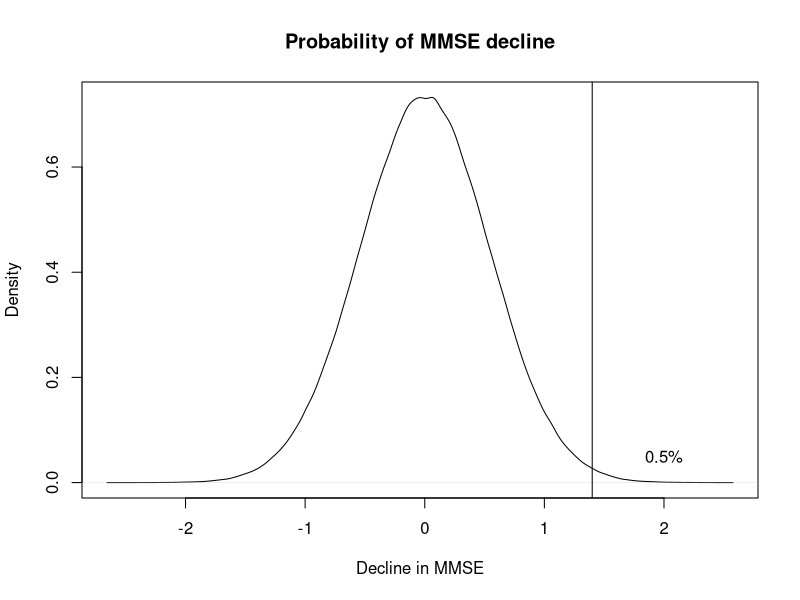

Generate this figure with R:
##############################
# GENERIC continuous outcome model 
###############################

#########################
# *************** results in GenericBinaryResults.R **** NB ****



# takes Delta_t_U (matrix) as an input 
# do NOT allow for pilot study yet
# allow for multiple treatments
# allow MCD
# only EVPI
# does not (and cannot) take account of NHS costs of research - need a different model for this

# PROs and CONs
# PRO: can take the output of evidence synthesis with all correlations etc
# CON: cannot easily extend to EVSI


# OUTPUTS
# NB Implementation value (benefit of early adoption)
# NB Information value (benefit of research)
# ICER total value (NETSCC cost per primary outcome)
# ICER information value (NETSCC cost per primary outcome)
# 

#INPUTS in order and comments on them
#
# Delta_t_U (matrix) - number of rows = number of sims , number of columns = number of treatmetns
# Benefit <- TRUE    #  
#
# MCD_t <- vector of MCDs for each treatment that is not the baseline
# MCD_t <- c(0.07, 0)
# 
# Incidence = 1563 must be greater than zero
# Time_info = 15 must be greater than zero 
# 
# Utilisation_t <- c(1, 0, 0) # utilisation for each treatment must all sum to 1 and none >1 <0
# 
# D_rate =  0.035 
# 
# Time_research # must be greater than zero, if less than zero then information value = zero
# Cost_research_funder =  2500000 # must be greater than zero

# relevant?
# base case inputs in order, for 
# remember do not vary the first two
# baseInputs <- c(20000,TRUE,0.37 ,0,0.5,0,0.5,0.07,0, 1563,15,1 ,0 ,0 ,0.035 ,2, 6, 0.5, 601480 ,150000 , 2500000 ,450000)

# inputs for alzheimers proposal

#########################
# health system model inputs (some may not be needed)
Utilisation_t <- c(1, 0, 0, 0)
Incidence =  100000 # from proposal (not referenced!)
# number diagnosed with AD each year
Time_info =  20 # assuming the area moves "very slowly" 
D_rate =  0.035 
k = 15000 
Time_info = 20
Time_research = 6 
Cost_research_funder =  3310883


# epi inputs
P_t0_U <- 0 # by definition
P_t1_U <- 1 / (200 +2)
P_t2_U <- 1 / (200 +2)
P_t3_U <-  1 / (200 +2)

# change in MMSE decline
# model change in delcine (not absolute level)


# choosing the correct sigma
################################

# distibution of reduction in delcline (benefit)
# mean is zero (no reduction in delcine - same as baseline)
# choose sigma s.t. P_t1_U % of distribution lies above 1.4
# this is equivalent to 
1 - P_t1_U # below 1.4

# find sigma t
findsigma = function(sigma_star){
  #% of dist below 1.4 with sigma_star - the required % of dist below 1.4
  return(abs(pnorm(1.4, 0, sigma_star) - 0.9950495))
}

result = optimize(findsigma, interval = c(0, 5))
print(result$minimum)


# check result
sigma_star <- 0.5427811
pnorm(1.4, 0, sigma_star)

# looks correct
plot(density(rnorm(999999, 0, sigma_star)), main="Probability of MMSE decline", xlab="Decline in MMSE")
abline(v = 1.4)
text(2, 0.05, "0.5%")



#**could generalise to allow for sigma_t0?

MCouter <- 10 # NOTE not bad convergence of EVTPI at MCouter = 40000
sigma_t1 <- sigma_star
sigma_t2 <- sigma_star
sigma_t3 <- sigma_star


Delta_t1 <- rnorm(MCouter, 0, sigma_t1)
Delta_t2 <- rnorm(MCouter, 0, sigma_t2)
Delta_t3 <- rnorm(MCouter, 0, sigma_t3)

# equivalent to Delta_t_U matrix
Delta_t_U <- matrix(c(rep(0,MCouter),Delta_t1, Delta_t2, Delta_t3), ncol = 4)


# MCD inputs
# could potentially incorporate this as 1.4
MCD_t <- c(0, 0, 0) # remember MCD is a relative input - if two treatmetns => just one MCD

Benefit = TRUE


#* include implementation functions
UtilMatrix <- NA

########################
# supporting functions 
#########################



#* extend to allow for delay in funding

# basic population function
#############################

verybasicPop.fn <- function(Incidence, D_rate, Time_research, Time_info){
  
  #                                        time end                time start  
  Pop_total <- (Incidence/-D_rate) * (exp(-D_rate*Time_info) - exp(-D_rate*0))
  Pop_during_research <-  ((Incidence) /-D_rate) * (exp(-D_rate*Time_research) - exp(-D_rate*0))
  Pop_after_research <-  ((Incidence) /-D_rate) * (exp(-D_rate*Time_info) - exp(-D_rate*Time_research))
  
  output <- list(Pop_total = Pop_total,
                 Pop_during_research = Pop_during_research,
                 Pop_after_research = Pop_after_research)
  
  return(output)
}



# mock data
#Delta_t_U <- matrix(c(rep(0.3, 10), rnorm(10, 0.3, 0.05), rnorm(10, 0.3, 0.05)), ncol = 3)
#MCD_t <- c(0.3, 0.4)
#Benefit = TRUE

#n = 670 # proper value
#Imp_cutoff <- 0.32
# Incidence = 1000

# MAIN function   
# good chance there is a bug in $Probability_t_is_max when the primary outcome is a harm


GenericContinOutcome.v1 <- function(Delta_t_U ,Benefit,MCD_t , Incidence, 
                                    Time_info ,Utilisation_t,D_rate ,Time_research ,
                                    Cost_research_funder,UtilMatrix){
  
  
  # Put together mini economic model
  #########################################
  
  INB_Event <- ifelse(Benefit==1, 1, -1)
  
  nt <- dim(Delta_t_U)[2] # the number of treatment implied by the input matrix
  nsim <- dim(Delta_t_U)[1]
  
  # convert Deltas to "net benefits" with MCD and benefit/harm
  NB_t_U <- Delta_t_U*INB_Event # multiply every element by INB_Event (1st step in converting to NB)
  
  addMCD_t <- c(0, MCD_t)   # add the MCD to each column in the vector to convert to net benefit
  NB_t_U <- NB_t_U + rep(addMCD_t, each = nsim)
  
  # each column now represents simulations of the NB of each treatment
  
  # trial inputs
  ########################
  
  # expected outcome with each treatment (uninformed prior)
  ENB_t_U <- apply(NB_t_U, 2, mean)
  
  # Best outcome with uninformed prior 
  NB_EVTCI_U = max(ENB_t_U)
  Optimal_t <- paste0("t_" ,which(ENB_t_U == max(ENB_t_U)) - 1) # tells you which treatment is best
  
  # EVTPI with uninformed prior and natural outcome
  #EVTPI_U  <- mean(apply(INB_t_U , 1, max))
  NB_VTPI_U <- apply(NB_t_U, 1, max) #so I can check convergence
  
  
  NB_EVTPI_U <- mean(NB_VTPI_U)
  NB_EVPI_U <-  NB_EVTPI_U - NB_EVTCI_U
  
  # probability each treatment has highest NB - provides vector of probabilities
  # for the column of simulated NBs for each treatment (x)
  # take the sum of the number of times that that treatment is the maximum NB
  # divide by the number of sumulations to get the probability
  Probability_t_is_max <- apply(NB_t_U, 2, function(x) sum(x==NB_VTPI_U))/nsim
  
  #############################################
  # population 
  
  Popoutputs <- verybasicPop.fn(Incidence, D_rate, Time_research, Time_info)
  
  Pop_during_research <- Popoutputs$Pop_during_research 
  Pop_after_research <- Popoutputs$Pop_after_research 
  Pop_total <- Popoutputs$Pop_total
  
  
  ########### BASIC TRIAL ANALYSIS ################################################
  # 
  
  # YEARLY OUTCOMES #
  Value_of_trial_per_year <- NB_EVTPI_U*Incidence - NB_EVTCI_U*Incidence
  Value_of_implementation_per_year <- Incidence*NB_EVTCI_U - sum(ENB_t_U*Utilisation_t*Incidence)
  
  # histogram of effects per year
  #               # NB per simulation with max(ENB_t_U) - max NB per simulation
  #                 # best treament with current evidence - max NB per simulation
  NB_loss_maxt <- NB_t_U[,which(ENB_t_U == max(ENB_t_U))] - NB_VTPI_U
  Hist_value_of_trial_per_year <- hist(-NB_loss_maxt*Incidence)
  # convert to probability plot, not density
  Hist_value_of_trial_per_year$density = Hist_value_of_trial_per_year$counts/sum(Hist_value_of_trial_per_year$counts)*100
  plot(Hist_value_of_trial_per_year,freq=FALSE,
       main = "Consequences of uncertainty (per year)",
       xlab = "Units of outcome",
       ylab = "Probability (%)")
  
  
  # FULL TIME OUTCOMES #
  
  ## Cell_A : net benefit of current situation with current utilisation
  # take the weighted average of the expected NB for each treatment scaled up to full population
  Cell_A <- sum(ENB_t_U*Utilisation_t*Pop_total)
  
  
  ## Cell_C : maximum Net benfit of implemetation (Early access - approval)  
  Cell_C <- Pop_total*NB_EVTCI_U
  NB_maxt_U <- Cell_C  # AKA nb_maxt_U
  
  ## Cell_D : maximum Net benfit of information (delay access for information)
  # "instant trial with perfect information"
  # Pure definition of Cell D
  Cell_D <- NB_EVTPI_U*Pop_total
  
  # assume perfect and instant implementation/information
  Max_value_of_implementation <- Cell_C - Cell_A # max value of early access
  Max_value_of_research <- Cell_D - Cell_C 
  
  
  ######## ADJUSTING TRIAL ANALYSIS FOR IMPLEMENTATION ###################
  # uses implementation matrix which encodes clinican behavour in response to particular trial results
  
  EVTPIadjImp <- NA #   EVTPIadjImp.fn(UtilMatrix, NB_t_U)
  
  # calculating the benefits of research (under differnt assumptions)
  ########################################
  # perfect info and perfect implementation (includes that it is instant)
  NB_instant_research_perfect_info_imp <- Cell_D
  # only implement the results of the research if they are statistically significant (not considering costs!)
  NB_instant_research_perfect_info_stat_sig <- Pop_total*EVTPIadjImp 
  
  # cu = current utilisation. NOT instant trial - while trial is running just keep whatever treatment 
  # utilisation is theere at the start of the trial
  # Below is the same as OIR if the use of the new treatment is restricted
  NB_cu_perfect_info_imp <- sum(ENB_t_U*Utilisation_t*Pop_during_research) + Pop_after_research*NB_EVTPI_U 
  NB_cu_perfect_info_stat_sig <- sum(ENB_t_U*Utilisation_t*Pop_during_research) + Pop_after_research*EVTPIadjImp
  
  # maxt = use the best treatmet according to current NB. NOT instant trial - 
  # instantly and perfectly implement best treatment while trial is running 
  # below is the same as AWR if the new treatment is the best with current information
  NB_maxt_perfect_info_imp <- Pop_during_research*NB_EVTCI_U + Pop_after_research*NB_EVTPI_U
  NB_maxt_perfect_info_stat_sig <-Pop_during_research*NB_EVTCI_U + Pop_after_research*EVTPIadjImp
  
  # this is the pure information value under different types of research and implementation assumptions
  Value_of_instant_research_perfect_info_imp <- NB_instant_research_perfect_info_imp - Cell_C
  Value_of_instant_research_perfect_info_stat_sig <- NB_instant_research_perfect_info_stat_sig - Cell_C
  Value_of_cu_perfect_info_imp <- NB_cu_perfect_info_imp - Cell_C
  Value_of_cu_perfect_info_stat_sig <- NB_cu_perfect_info_stat_sig - Cell_C
  Value_of_maxt_perfect_info_imp <- NB_maxt_perfect_info_imp - Cell_C
  Value_of_maxt_perfect_info_stat_sig <- NB_maxt_perfect_info_stat_sig - Cell_C
  
  
  # ICER of research relative to early access (assumed to be costless to the agency)
  # all other costs assumed to be captured by the MCD
  ICER_instant_research_perfect_info_imp <- Cost_research_funder/Value_of_instant_research_perfect_info_imp
  ICER_instant_research_perfect_info_stat_sig <- Cost_research_funder/Value_of_instant_research_perfect_info_stat_sig
  ICER_cu_perfect_info_imp <- Cost_research_funder/Value_of_cu_perfect_info_imp
  ICER_cu_perfect_info_stat_sig <- Cost_research_funder/Value_of_cu_perfect_info_stat_sig
  ICER_maxt_perfect_info_imp <- Cost_research_funder/Value_of_maxt_perfect_info_imp
  ICER_maxt_perfect_info_stat_sig <- Cost_research_funder/Value_of_maxt_perfect_info_stat_sig
  
  
  
  
  
  #Total_NB_research <- Cell_D -  Cell_A
  
  # % of total value which is implementation value
  #Perc_implementation_NB <- ( Cell_C -  Cell_A)/( Cell_D -  Cell_A)*100
  # % of total value which is pure information value
  #Perc_information_NB <- ( Cell_D -  Cell_C)/( Cell_D -  Cell_A)*100
  # max value of implementation (early access) : Cell_C - Cell_A
  # max value of research : Cell_D - Cell_A
  
  
  
  VOIoutputs <- list(
    Optimal_t = Optimal_t,
    Value_of_trial_per_year = Value_of_trial_per_year,
    Value_of_implementation_per_year = Value_of_implementation_per_year,
    Probability_t_is_max = Probability_t_is_max,
    Cell_A = Cell_A,
    Cell_C = Cell_C,
    Cell_D = Cell_D,
    Max_value_of_implementation = Max_value_of_implementation,
    Max_value_of_research = Max_value_of_research,
    NB_instant_research_perfect_info_imp =NB_instant_research_perfect_info_imp,
    
    NB_instant_research_perfect_info_stat_sig =NB_instant_research_perfect_info_stat_sig,
    
    NB_cu_perfect_info_imp =NB_cu_perfect_info_imp,
    NB_cu_perfect_info_stat_sig =NB_cu_perfect_info_stat_sig,
    
    NB_maxt_perfect_info_imp =NB_maxt_perfect_info_imp,
    NB_maxt_perfect_info_stat_sig =NB_maxt_perfect_info_stat_sig,
    
    Value_of_instant_research_perfect_info_imp =Value_of_instant_research_perfect_info_imp,
    Value_of_instant_research_perfect_info_stat_sig =Value_of_instant_research_perfect_info_stat_sig,
    Value_of_cu_perfect_info_imp =Value_of_cu_perfect_info_imp,
    Value_of_cu_perfect_info_stat_sig =Value_of_cu_perfect_info_stat_sig,
    Value_of_maxt_perfect_info_imp =Value_of_maxt_perfect_info_imp,
    Value_of_maxt_perfect_info_stat_sig =Value_of_maxt_perfect_info_stat_sig,
    
    ICER_instant_research_perfect_info_imp =ICER_instant_research_perfect_info_imp,
    ICER_instant_research_perfect_info_stat_sig =ICER_instant_research_perfect_info_stat_sig,
    ICER_cu_perfect_info_imp =ICER_cu_perfect_info_imp,
    ICER_cu_perfect_info_stat_sig =ICER_cu_perfect_info_stat_sig,
    ICER_maxt_perfect_info_imp =ICER_maxt_perfect_info_imp,
    ICER_maxt_perfect_info_stat_sig =ICER_maxt_perfect_info_stat_sig
    
    
  )
  return(VOIoutputs)
  
}






















# implementation function
##########################
# stat sig decision rule


# inputs: M_t_U = matrix of inputs for each treatment
# Imp_cutoff = probability cutoff for utilisation
# Utilisation_t = current utiliasation

# output: an implementation matrix indicating the proportion of patients recieving the 
# treatment given a cutoff, observed results and behavioural assumptions about doctors

# ***include consideration of whether the outcome is a benefit or a harm!! ****
# ***function currently designed for outcome as a benefit!
# ***incorporate probability of new treatment being used : sum(P5_UtilMatrix[,2])/length(LOR_t1_U)
UtilMatrix.fn <- function(M_t_U, Imp_cutoff, Utilisation_t){
  
  # M_t_U = the result on the outcome scale (log odds ratio) **NB needs to be a matrix!!
  # Imp_cutoff = the required result on the outcome scale
  # Utilisation_t = the current utilisation
  
  # decide when a new treatment is warrented given the implementation cutoffs 
  Nrows <- nrow(M_t_U)
  Ncols <- ncol(M_t_U)
  UtilMatrix <- matrix(rep(NA, Nrows*Ncols), nrow = Nrows, ncol = Ncols)
  for (i in 1:Nrows){
    # for each row assign a 1 to the new treatment which is above the cutoff and is the best of the new treatments
    UtilMatrix[i,] <- sapply(M_t_U[i,], function(y) ifelse(y>=Imp_cutoff[i] && y==max(M_t_U[i,]), 1, 0))
    
    if(max(M_t_U[i,])<Imp_cutoff[i]){ # if nothing is above the cutoff then just stick with current utilisation
      UtilMatrix[i,] <- Utilisation_t
    }
  }
  
  UtilMatrix # output
  
}

# mock data
#Delta_t_U <- matrix(c(rep(0.3, 10), rnorm(10, 0.3, 0.05), rnorm(10, 0.3, 0.05)), ncol = 3)
#MCD_t <- c(0.3, 0.4)
#Benefit = TRUE
#Utilisation_t <- c(1, 0, 0)
#n = 670 # proper value
# ##### hmmmm MCD_cutoff <- 0.32
# Incidence = 1000

# MCD decision rule
#####################
# current treatment probability known with certainty (possibly can relax this easy)

UtilMatrixMCD.fn <- function(Delta_t_U, MCD_cutoff, Utilisation_t){
  
  # Delta_t_U = the "true" result on the probability scale for base and new treatment **NB needs to be a matrix!!
  # MCD_cutoff = the required difference on the probability scale
  # Utilisation_t = the current utilisation
  
  # decide when a new treatment is warrented given the implementation cutoffs 
  Nrows <- nrow(Delta_t_U)
  Ncols <- ncol(Delta_t_U)
  UtilMatrix <- matrix(rep(NA, Nrows*Ncols), nrow = Nrows, ncol = Ncols)
  for (i in 1:Nrows){
    # for each row assign a 1 to the new treatment which is above the cutoff and is the best of the new treatments
    UtilMatrix[i,] <- sapply(Delta_t_U[i,], function(y) ifelse(y>=MCD_cutoff[i] && y==max(Delta_t_U[i,]), 1, 0))
    
    if(max(Delta_t_U[i,])<MCD_cutoff[i]){ # if nothing is above the cutoff then just stick with current utilisation
      UtilMatrix[i,] <- Utilisation_t
    }
  }
  
  UtilMatrix # output
  
}




# mock data for working on function (inputs above)
#M_t_U <- cbind(rep(0, length(LOR_t1_U)), LOR_t1_U)
#Imp_cutoff <- SE_U
#Utilisation_t <- c(1,0)


# test the implementation function
#utilisation_matrix <- UtilMatrix.fn(Delta_t_U, rep(0.32, MCouter), c(1,0))

# stat sig analysis
# utilisation matrix for P4 analysis
# 
#n = 670 # unbalanced trial 
#n_t0 <- 227
#n_t1 <- 453

#a <- P_t1_U*n_t1 # number of events in the treatment arm
#b <- (1 - P_t1_U)*n_t1 # number of non-events in the treatment arm
#c <- rep(P_t0_U*n_t0, MCouter) # number of events in the control arm
#d <- rep((1 - P_t0_U)*n_t0, MCouter) # number of non-events in the control arm

#SE_U <- sqrt(1/a + 1/b + 1/c + 1/d) # standard error for each simulation

# rule: implement (imp = 1) if LOR_t1 stat sig > zero  (else inp = 0) 
# i.e. stat sig increase the number of home deaths in a trial of this size
# i.e. implement if the result in the trial itself is stat sig (on its own) 
# REGARDLESS OF NET BENEFIT 
# note: use the 97.5% percentile to represent a 2.5% two sided test?

#Utilisation_t <- c(1, 0)

# 1st argument: inputs for decision rule - matrix of log odds ratios for each of the treatments
# 2nd arg: inputs for the decision rule - new treatment must be greater than this value for it to be implemented
# 3rd arg: starting utilisation (all using current treatment)
#UtilMatrix <- UtilMatrix.fn(cbind(rep(0, length(LOR_t1_U)), LOR_t1_U), SE_U*qnorm(0.975), Utilisation_t)

#summary(UtilMatrix)





# Implementation adjusted EVTPI using the using 
##################################
# input: the implementation matrix for each simulation (from above)
# net benefit for each simulation

EVTPIadjImp.fn <- function(UtilMatrix, NB_t){
  EVTPIadjImp <- mean(apply(UtilMatrix*NB_t, 1, sum))
  EVTPIadjImp
}

# test EVTPIadjImp.fn
#EVTPIadjImp.fn(utilisation_matrix, Delta_t_U)
# unadjusted EVTPI
#mean(apply(Delta_t_U, 1, max))



#########################################################################################



# simulation model thing
# output Delta_t_U matrix (input to the above model)

# P_t0_U <- 0.37    # bounded by 0 and 1 (should be done in program somewhere)
# vector of mu_t_U i.e. means of each non baseline treatment prior (on log odds scale)
# mu_t_U <- c(0, 0) in this case (as there are three treatments), two of these reqires two sigma_t_U
# vectorof sigma_t_U corresponding vector of sigmas for the treatments
# sigma_t_U <- c(0.5, 0.5) must be >0